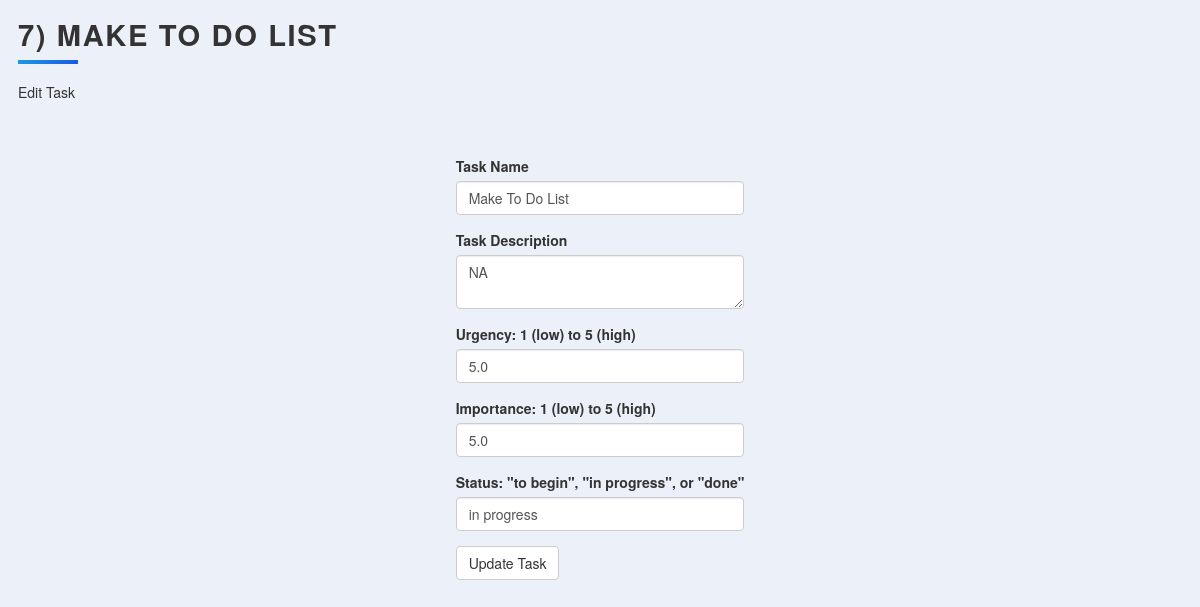
Screenshot of /edit?id=7 with the database file from the repository.
### main.py (models this page shows, shortened)
class Task(db.Model):
    id = db.Column(db.Integer, primary_key=True)
    title = db.Column(db.String(250), nullable=False)
    description = db.Column(db.String(500), nullable=True)
    urgency = db.Column(db.Float, nullable=True)
    importance = db.Column(db.Float, nullable=True)
    status = db.Column(db.String(250), nullable=True)

### main.py (the view, shortened to what this page needs)
@app.route("/edit", methods=["GET", "POST"])
def edit_task():
    task_id = request.args.get("id")
    task = Task.query.get(task_id)
    edit_form = EditTaskForm(
        title=task.title,
        description=task.description,
        urgency=task.urgency,
        importance=task.importance,
        status=task.status
    )
    return render_template("edit.html", task=task, form=edit_form)

### main.py
class EditTaskForm(FlaskForm):
    title = StringField("Task Name", validators=[DataRequired()])
    description = TextAreaField("Task Description", validators=[DataRequired()])
    urgency = StringField("Urgency: 1 (low) to 5 (high)", validators=[DataRequired()])
    importance = StringField("Importance: 1 (low) to 5 (high)", validators=[DataRequired()])
    status = StringField('Status: "to begin", "in progress", or "done"', validators=[DataRequired()])
    submit = SubmitField("Update Task")

### templates/edit.html (shortened to what this page needs)
{% extends 'bootstrap/base.html' %}
{% import "bootstrap/wtf.html" as wtf %}
{% block styles %}
  {{ super() }}
  <link rel="stylesheet" href="{{ url_for('static', filename='css/styles.css') }}">
{% endblock %}
{% block content %}
<div class="content">
  <h1 class="heading">{{ task.id }}) {{ task.title }}</h1>
    <p class="description">Edit Task</p>
      {{ wtf.quick_form(form, novalidate=True) }}
  </div>
{% endblock %}

### static/css/styles.css (style rules this page uses)
*, *:before, *:after { box-sizing: border-box; }
html { font-size: 18px; line-height: 1.5; font-weight: 300; color: #333; font-family: "Nunito Sans", sans-serif; }
body { margin: 0; padding: 0; height: 100vh; background-color: #ecf0f9; background-attachment: fixed; }
.content { display: flex; margin: 0 auto; justify-content: center; align-items: center; flex-wrap: wrap; max-width: 1500px; }
.heading { width: 100%; margin-left: 1rem; font-weight: 900; font-size: 1.618rem; text-transform: uppercase; letter-spacing: 0.1ch; line-height: 1; padding-bottom: 0.5em; margin-bottom: 1rem; position: relative; }
.heading:after { display: block; content: ''; position: absolute; width: 60px; height: 4px; background: linear-gradient(135deg, #1a9be6, #1a57e6); bottom: 0; }
.description { width: 100%; margin-top: 0; margin-left: 1rem; margin-bottom: 3rem; }

### rows the page displays
Task: id "7", title "MAKE TO DO LIST", title "Make To Do List", description "NA", urgency "5.0", importance "5.0", status "in progress"
